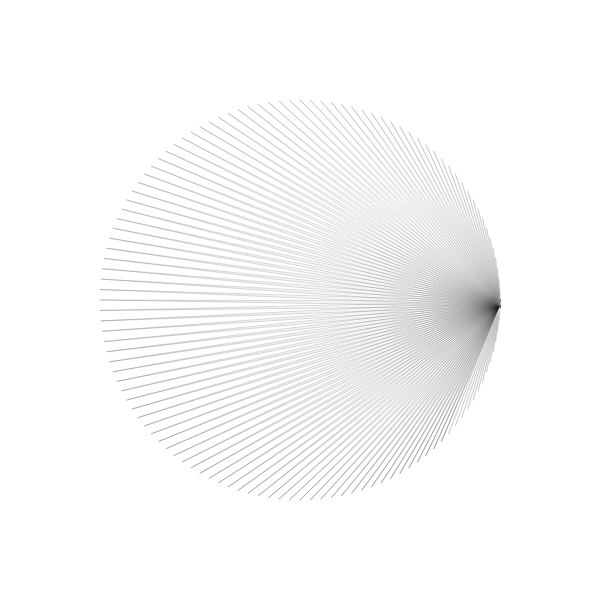
Frame 1 (no input)
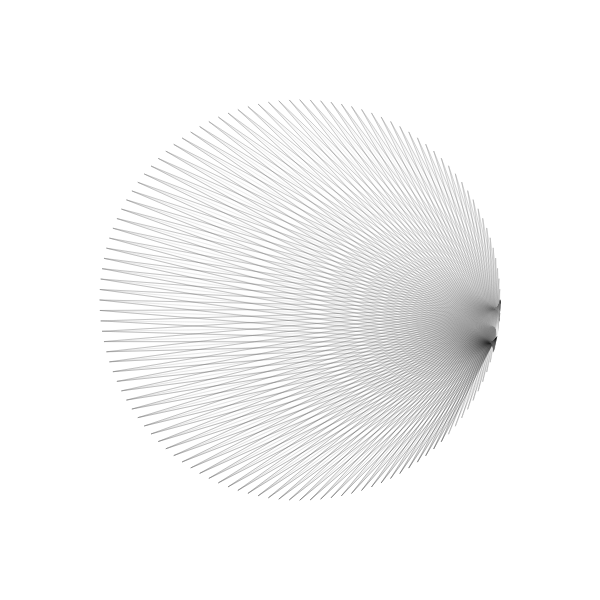
Frame 60 (no input)
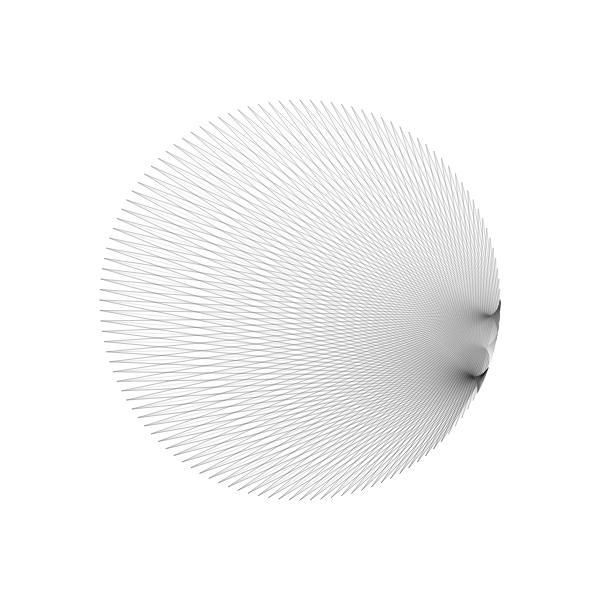
Frame 120 (the mouse pressed at the canvas centre since frame 60)

The p5.js sketch that drew these frames (run headless with seeded random() and noise() and a simulated clock; from frame 60 on, the mouse is pressed at the canvas centre):

// p5.js sketch
// ── sketch.js
function setup(){
  createCanvas(600, 600);
  background(255);
}

var r = 200; //radius
var s = 0.002; //speed

function draw(){
  background(255, 150);
  translate(width/2, height/2);

  let n = 360;
  for(let i =0; i<n; i++){
    let t1 = i*6*PI/n;
    let t2 = s*t1;

    let x1 = r*cos(t1);
    let y1 = r*sin(t1);
    let x2 = r*cos(t2);
    let y2 = r*sin(t2);

    stroke(i%255, 50);
    strokeWeight(1);
    noFill();
    line(x1, y1, x2, y2);
  }

  s+=0.0002;
}
